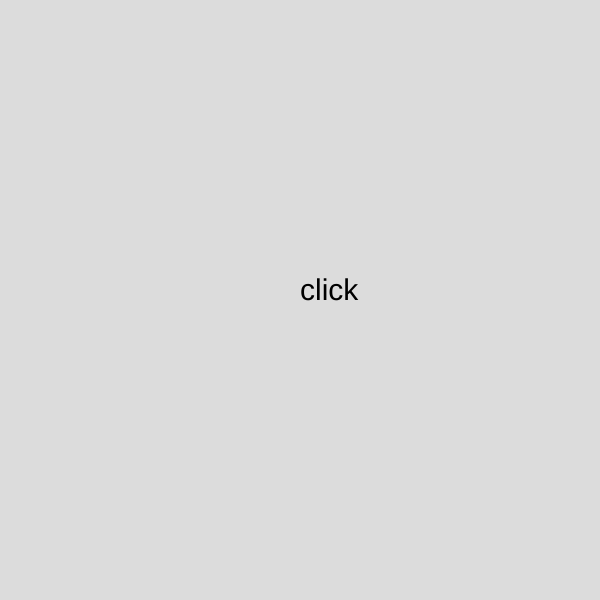
Frame 1 (no input)
Frame 60 (no input): identical to frame 1, image omitted
Frame 120 (the mouse pressed at the canvas centre since frame 60): identical to frame 1, image omitted

The p5.js sketch that drew this single still picture (run headless with seeded random() and noise() and a simulated clock; from frame 60 on, the mouse is pressed at the canvas centre):

// p5.js sketch
// ── sketch.js
let systems =[];
function setup() {
  createCanvas(600, 600);

 }

function mouseClicked(){
  let s = new System(mouseX,mouseY);
  systems.push(s);
  s.generate();
  console.log(systems.length);
}

function draw() {
  background(220);
  
  if(systems.length == 0){
    textSize(30);
    text("click", width/2,height/2);
  }



  for (let i = 0; i < systems.length; i++) {
    let s = systems[i];
    s.display();
  }
    
}

class Particle {
  constructor(speed,x,y) {
    //speed 0.01;
    this.posX = 0;
    this.posY = 0;
    this.posX2 = x;
    this.posY2 = y;
    this.speed = speed;
    this.offset = random() * 1;
  }
  update() {
   
    this.posX = noise(10+this.offset +frameCount * this.speed) * width ;
    this.posY =
      noise(this.offset + frameCount * this.speed) * height ;
    
    // this.posX = (sin(this.offset +frameCount * this.speed) +1)*width/2 ;
    // this.posY =
    //   (cos(this.offset + frameCount * this.speed) +1)*height/2;
  }

  display() {
    line(this.posX, this.posY, this.posX2, this.posY2);
  }
}

class System {
  constructor(posX, posY) {
    this.posX = posX;
    this.posY = posY;
    this.particleArray = [];
  }
  generate() {
    for (let i = 0; i < 10; i++) {
      let p = new Particle(0.01, this.posX,this.posY);
      this.particleArray.push(p);
    }
  }

  display() {
    for (let i = 0; i < this.particleArray.length; i++) {
      let p = this.particleArray[i];
      p.update();
      p.display();
    }
  }
}
